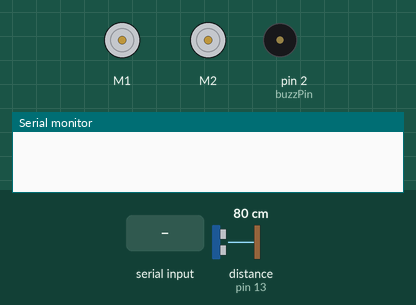
A sketch run on a simulated Arduino Uno, built with avr-gcc and run on an emulated ATmega328P. On the bench: 2 × DC motor (green arrow = forward, orange = backward, longer = faster), buzzer (waves = sounding, pin HIGH), the last lines printed to the serial monitor. Wiring (inferred from the names in the program): ultrasonic range finder: trigger pin 12; echo pin 13. Inputs (shaded band) come from the test bench; at power-on: distance to the obstacle (sensor on pin 13) 80 cm. The echo pulse lasts 58.3 µs per cm; pins used as bus, display or sensor lines are not drawn.

Above: at 1.2 s.
1.3 s: "BACKWARD" received over Serial
At 2.9 s:
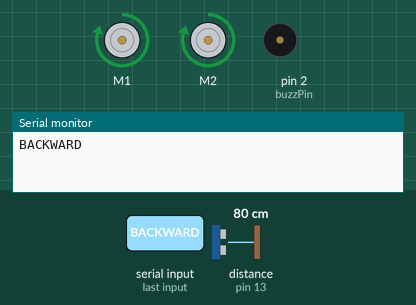
3.2 s: distance to the obstacle (sensor on pin 13) set to 56 cm
4.7 s: distance to the obstacle (sensor on pin 13) set to 48 cm
At 5.9 s:
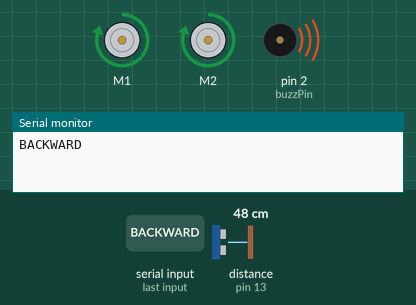
6.2 s: "FORWARD" received over Serial
At 7.0 s:
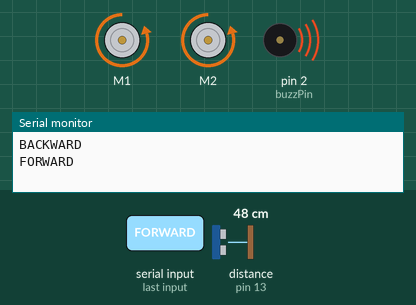
8.1 s: "LEFT" received over Serial
At 9.4 s:
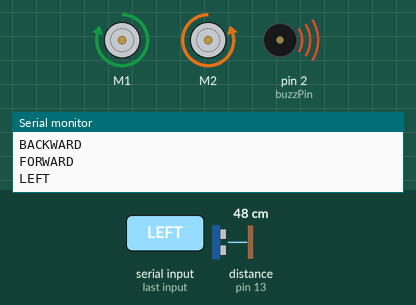
9.8 s: "RIGHT" received over Serial
At 11.2 s:
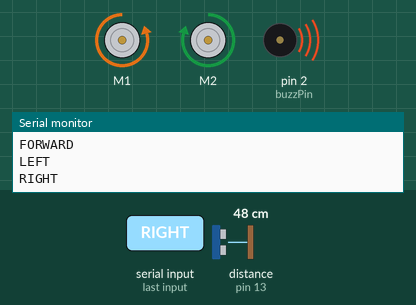
Timing chart, 0 to 12.6 s (numbered marks = the images above; inputs shaded):
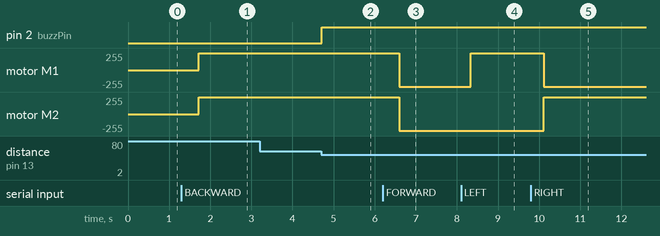

The sketch:

Bluetooth_controlled_object_detector.ino
```cpp
#include <AFMotor.h>
AF_DCMotor right_motor(1, MOTOR12_8KHZ);
AF_DCMotor left_motor(2, MOTOR12_8KHZ);

int const trigPin = 12;
int const echoPin = 13;
int const buzzPin = 2;

String readString;

void setup() {
  Serial.begin(9600);
  right_motor.setSpeed(250);
  left_motor.setSpeed(250);
  pinMode(trigPin, OUTPUT);
  pinMode(echoPin, INPUT);
  pinMode(buzzPin, OUTPUT);
}

void loop() {
  while(Serial.available()){
    delay(50);
    char c=Serial.read();
    readString+=c;
  }
  if(readString.length()>0){
    Serial.println(readString);
    if (readString =="BACKWARD"){
      right_motor.run (FORWARD);
      left_motor.run (FORWARD);
      delay(500);
    }
    if (readString =="FORWARD"){
      right_motor.run (BACKWARD);
      left_motor.run (BACKWARD);
      delay(500);
    }
    if (readString =="LEFT"){
      right_motor.run (FORWARD);
      left_motor.run (BACKWARD);
      delay(500);
    }
    if (readString =="RIGHT"){
      right_motor.run (BACKWARD);
      left_motor.run (FORWARD);
      delay(500);
    }
    if (readString =="STOP"){
      right_motor.run (RELEASE);
      left_motor.run (RELEASE);
      delay(500);
    }

    readString="";
    }
    int duration, distance;
    digitalWrite(trigPin, HIGH);
    delay(1);
    digitalWrite(trigPin, LOW);
    duration = pulseIn(echoPin, HIGH);
    distance = (duration/2) / 29.1;
    if (distance <= 50 && distance >= 0) {
      digitalWrite(buzzPin, HIGH);
    }
    else {
      digitalWrite(buzzPin, LOW);
    }
    delay(60);
}
```

Measured:
- the behaviour switches between 52 and 51 cm on distance to the obstacle (sensor on pin 13) (found by bisection; images 1 and 2)
- after the input at 1.3 s, motor M1, motor M2: stopped → forward 250/255 after 0.42 s
- after the input at 3.2 s, every drawn part: stays the same
- after the input at 4.7 s, pin 2 (buzzPin): LOW → HIGH at once
- after the input at 6.2 s, motor M1, motor M2: forward 250/255 → backward 250/255 after 0.40 s
- after the input at 8.1 s, motor M1: backward 250/255 → forward 250/255 after 0.23 s
- after the input at 9.8 s, motor M1: forward 250/255 → backward 250/255 after 0.31 s; motor M2: backward 250/255 → forward 250/255 after 0.31 s
